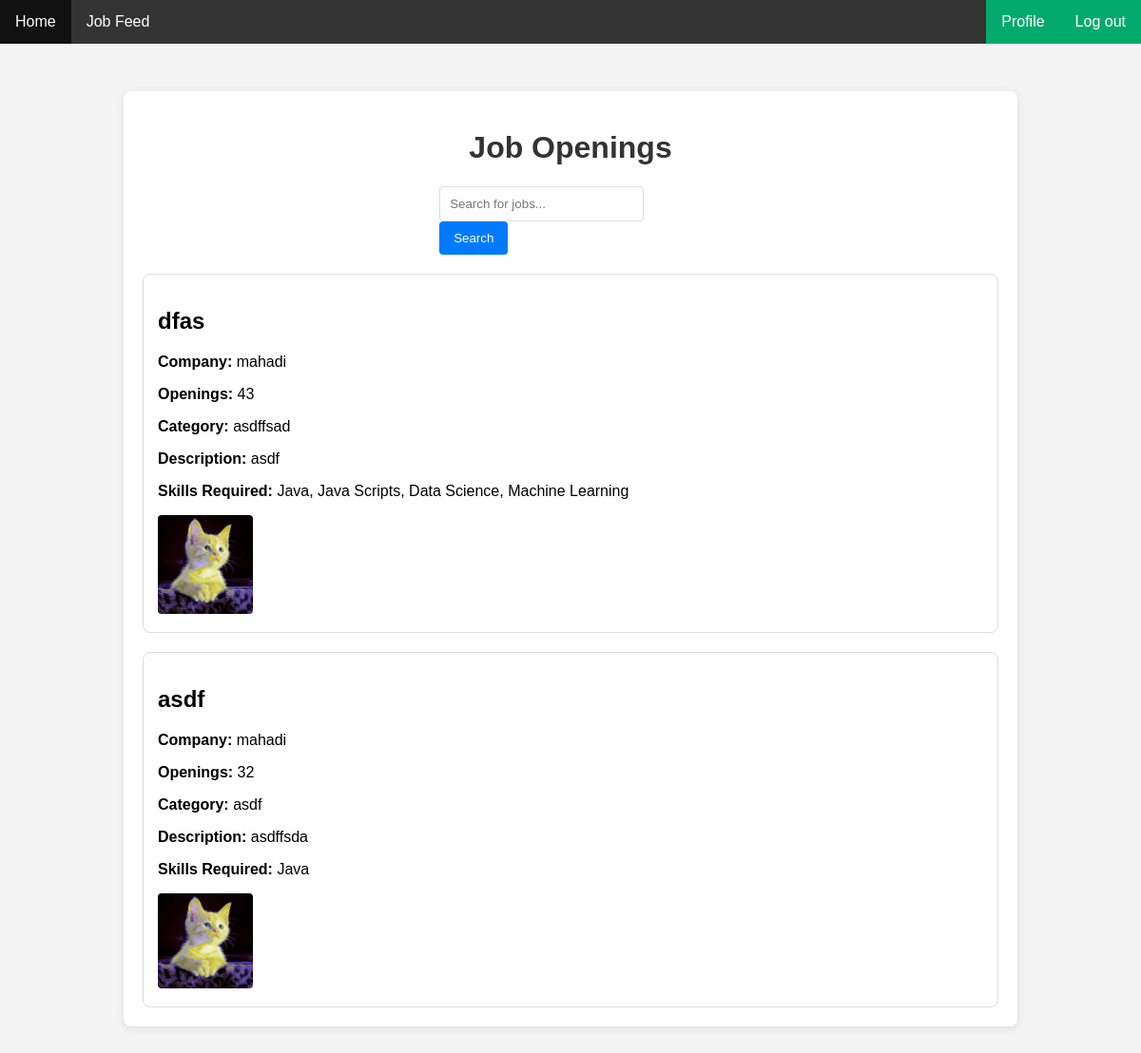
The app's page /JobFeed/ (signed in) with its own data.
### myApp/models.py (models this page shows, shortened)
class JobModel(models.Model):
    user = models.ForeignKey(customUser, on_delete=models.CASCADE)
    title = models.CharField(max_length=200)
    openings = models.PositiveIntegerField()
    category = models.CharField(max_length=100)
    description = models.TextField()
    Job_Image=models.ImageField(upload_to='Media/Job_Image',null=True)
    skills_required = models.ManyToManyField(SkillModel, related_name='jobs_model', blank=True)

class customUser(AbstractUser):
    USER=[
        ('recruiter','Recruiter'),
        ('seeker','Seeker'),
    ]
    user_type=models.CharField(choices=USER,max_length=100,null=True)
    Profile_Pic=models.ImageField(upload_to='Media/Profile_Pic',null=True)

class SkillModel(models.Model):
    name = models.CharField(max_length=100)

### myProject/views.py (the view)
# urls.py: path("JobFeed/", JobFeed, name="JobFeed"),
@login_required
def JobFeed(request):
    Job=JobModel.objects.all()
    context={
        'jobs':Job
    }
    return render(request,"JobFeed.html",context)

### Template/JobFeed.html (shortened to what this page needs)
{% extends 'base.html' %}
{% block body %}
<!DOCTYPE html>
<html lang="en">
<head>
</head>
<body>
    <div class="container">
        <h1>Job Openings</h1>
        <div class="search-form">
            <form method="GET" action="{% url 'job_search' %}">
                <input type="text" name="query" class="search-input" placeholder="Search for jobs...">
                <button type="submit" class="search-button">Search</button>
            </form>
        </div>
        <div class="job-listings">
            {% for job in jobs %}
                <div class="job-card">
                    <h2>{{ job.title }}</h2>
                    <p><strong>Company:</strong> {{ job.user.username }}</p>
                    <p><strong>Openings:</strong> {{ job.openings }}</p>
                    <p><strong>Category:</strong> {{ job.category }}</p>
                    <p><strong>Description:</strong> {{ job.description }}</p>
                    <p><strong>Skills Required:</strong>
                        {% for skill in job.skills_required.all %}
                            {{ skill.name }}{% if not forloop.last %}, {% endif %}
                        {% endfor %}
                    </p>
                    <img src="/{{ job.Job_Image }}" width="100px" height="100px" alt="{{ job.title }}" class="job-image">
                </div>
            {% empty %}
                <p>No job listings available at the moment.</p>
            {% endfor %}
        </div>
    </div>
</body>
</html>
{% endblock body %}

### Template/base.html (shortened to what this page needs)
<!DOCTYPE html>
<html>
<head>
</head>
<body>
{% include 'navbar.html' %}
{% block body %}
{% endblock body %}
</body>
</html>

### Template/navbar.html
<ul>
    <li><a href=" {% url 'homePage' %} ">Home</a></li>
    <li><a href=" {% url 'JobFeed' %} ">Job Feed</a></li>
    <li style="float:right"><a class="active" href=" {% url 'logoutPage' %} ">Log out</a></li>
    <li style="float:right"><a class="active" href=" {% url 'profilePage' %} ">Profile</a></li>
  </ul>

### Template/base.html (style rules this page uses)
ul { list-style-type: none; margin: 0; padding: 0; overflow: hidden; background-color: #333; }
li { float: left; }
li a { display: block; color: white; text-align: center; padding: 14px 16px; text-decoration: none; }
.active { background-color: #04AA6D; }

### Template/JobFeed.html (style rules this page uses)
body { font-family: Arial, sans-serif; background-color: #f4f4f4; margin: 0; padding: 0; }
.container { max-width: 900px; margin: 50px auto; padding: 20px; background: #fff; border-radius: 8px; box-shadow: 0 2px 10px rgba(0, 0, 0, 0.1); }
h1 { text-align: center; color: #333; }
.search-form { display: flex; justify-content: center; margin-bottom: 20px; }
.search-input { padding: 10px; border: 1px solid #ddd; border-radius: 4px; width: 70%; }
.search-button { padding: 10px 15px; border: none; background-color: #007bff; color: white; border-radius: 4px; cursor: pointer; }
.job-listings { display: flex; flex-direction: column; gap: 20px; }
.job-card { border: 1px solid #ddd; border-radius: 8px; padding: 15px; background: #fff; transition: box-shadow 0.3s; }
.job-image { max-width: 100%; height: auto; border-radius: 4px; }

### records on screen
JobModel: title "dfas", user.username "mahadi", openings "43", category "asdffsad", description "asdf", Job_Image (picture)
SkillModel: name "Java"
SkillModel: name "Java Scripts"
SkillModel: name "Data Science"
SkillModel: name "Machine Learning"
JobModel: title "asdf", user.username "mahadi", openings "32", category "asdf", description "asdffsda", Job_Image (picture)
